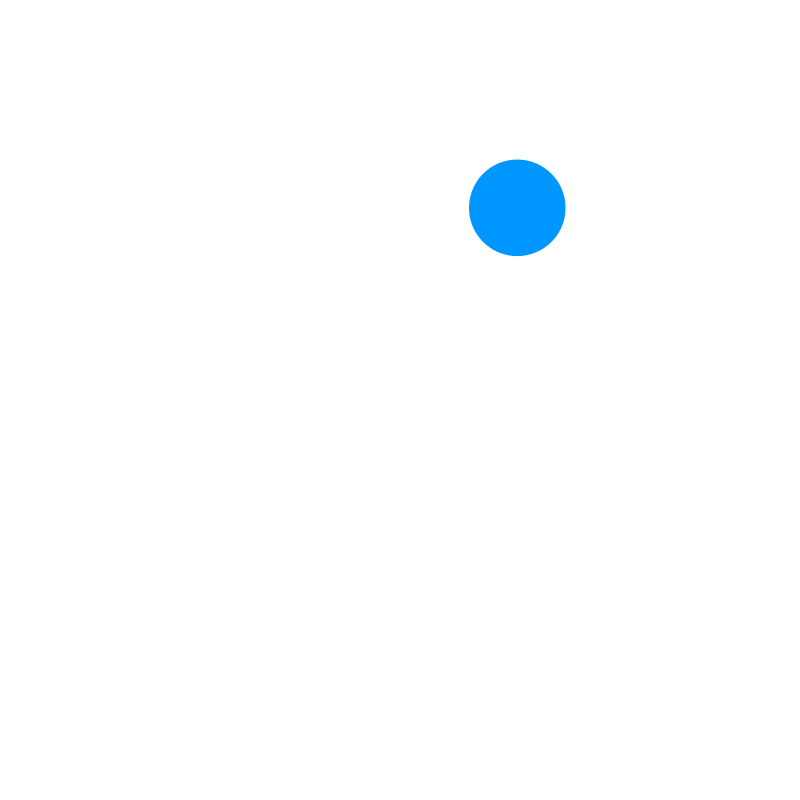
Frame 1 (no input)
Frame 60 (the mouse pressed at the canvas centre just before this capture): identical to frame 1, image omitted
Frame 120 (the mouse held since frame 60 and released just before this capture): identical to frame 1, image omitted

The Processing sketch that drew this single still picture (run headless with seeded random() and noise(); from frame 60 on, the mouse is pressed at the canvas centre):

// Processing sketch: Target_Core
// ── Target_Core.pde
// Global variables for the circle
float circleX, circleY;     // Circle's position
float circleDiameter;       // Circle's diameter
boolean isMouseOver;        // To check if the mouse is over the circle

void setup() {
  size(800, 800);          // Set the canvas size
  resetCircle();           // Initialize the circle with random position and size
  noStroke();              // No border for the circle initially
}

void draw() {
  background(255);         // Clear the screen with white background

  // Check if the mouse is inside the circle
  isMouseOver = dist(mouseX, mouseY, circleX, circleY) < circleDiameter / 2;
  
  // Change the circle's appearance if the mouse is over it
  if (isMouseOver) {
    fill(255, 0, 0);       // Highlight the circle in red
    stroke(0);             // Add a black stroke to the circle
    strokeWeight(3);       // Make the stroke thicker
  } else {
    fill(0, 150, 255);     // Default color when mouse is not over the circle
    noStroke();            // No border
  }

  // Draw the circle
  ellipse(circleX, circleY, circleDiameter, circleDiameter);
}

void mousePressed() {
  // Check if the mouse click was inside the circle
  if (isMouseOver) {
    resetCircle();         // If so, reset the circle's position and size
  }
}

void resetCircle() {
  // Set the circle to a random position within the canvas
  circleX = random(circleDiameter / 2, width - circleDiameter / 2);
  circleY = random(circleDiameter / 2, height - circleDiameter / 2);
  
  // Set the circle to a random size between 30 and 100 pixels
  circleDiameter = random(30, 100);
}
